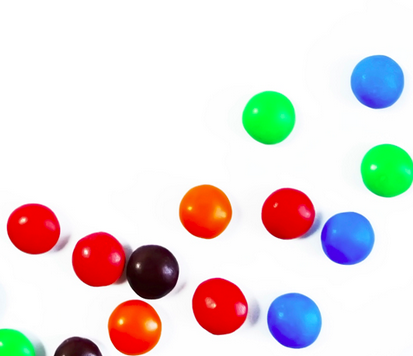
#> input picture smarties.png, 413 x 356 px
$ python opencv2.py
#> lines starting #> are read from the running program, lines starting #| are printed output that depends on the picture
# in this code we will draw line on image
import cv2
img = cv2.imread('smarties.png',1)
#> img is the input picture: shape (356, 413, 3); mean B, G, R 219.1, 220.4, 228.9
import numpy
#img = numpy.zeros([512,512,3],numpy.uint8)  # black image
hfm=cv2.cvtColor(img,cv2.COLOR_BGR2HSV)
#> hfm: shape (356, 413, 3); mean H, S, V 27.8, 46.1, 247


img=cv2.line(img,(0,0),(255,255),(36, 102, 136),3)
img=cv2.arrowedLine(img,(0,255),(255,255),(36, 102, 136),3)
img=cv2.rectangle(img,(125,125),(250,250),(36, 102,0),-1)
img=cv2.circle(img,(447,63),63,(0,255,0),-1)
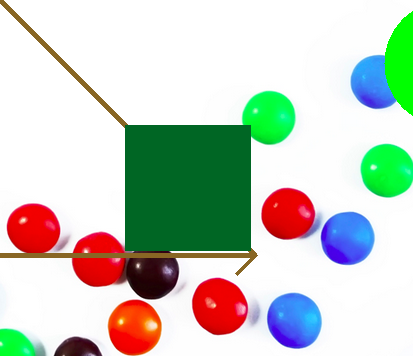
#> img: shape (356, 413, 3); mean B, G, R 193.5, 205.9, 197.7
font=cv2.FONT_HERSHEY_SIMPLEX
img=cv2.putText(img,'opencv',(10,500),font,4,(255,255,255),10,cv2.LINE_AA)
cv2.imshow('image',img)
cv2.waitKey(0)
cv2.destroyAllWindows()
